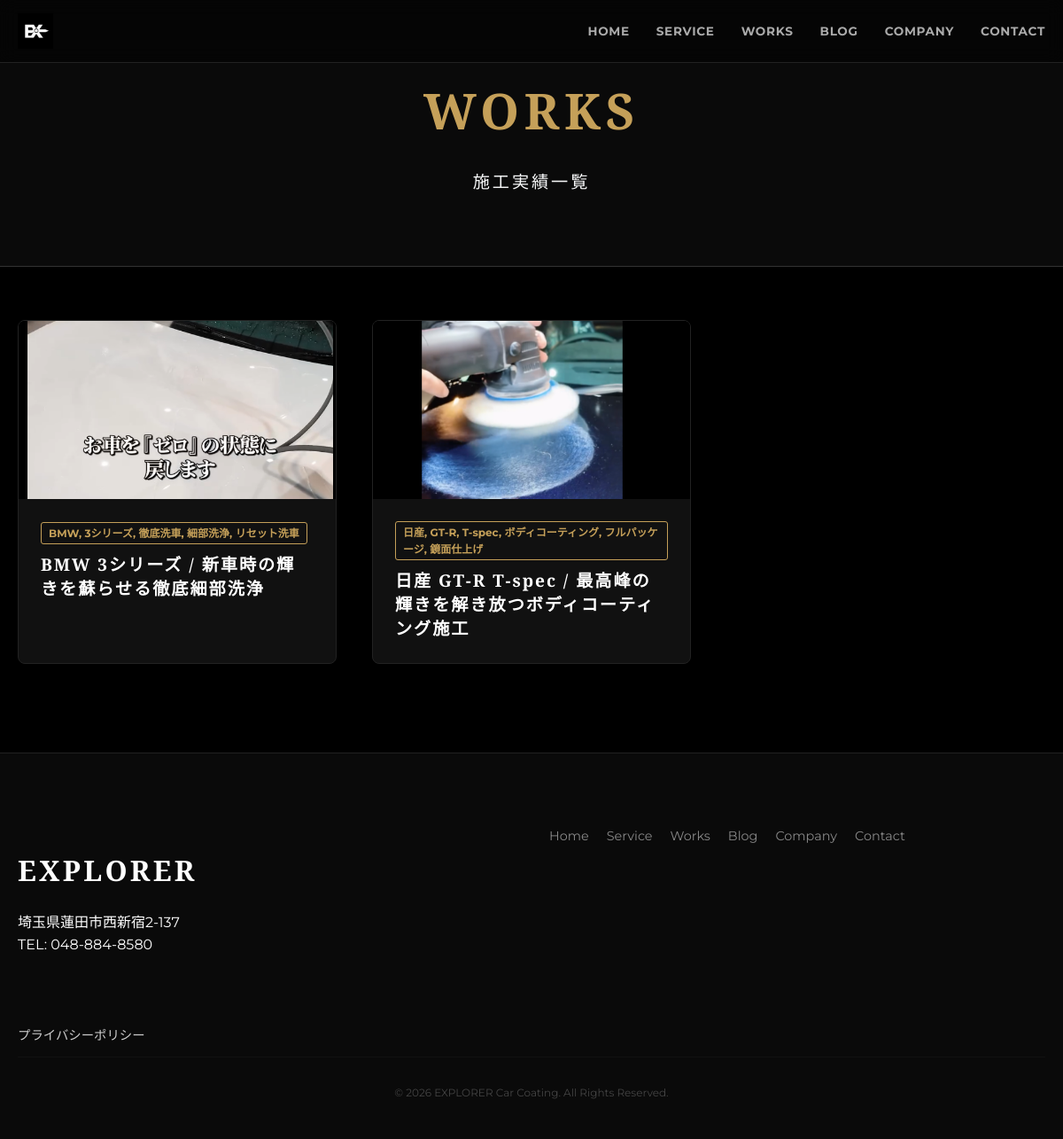
The app's page /works/ with its own data.
### web/models.py (models this page shows, shortened)
class Post(models.Model):
    CATEGORY_CHOICES = [
        ('Blog', 'Blog'),
        ('Works', 'Works'),
    ]
    STATUS_CHOICES = [
        ('Draft', 'Draft'),
        ('Published', 'Published'),
    ]
    title = models.CharField(max_length=200)
    category = models.CharField(max_length=20, choices=CATEGORY_CHOICES, default='Blog')
    thumbnail = models.ImageField(upload_to='thumbnails/', null=True, blank=True)
    image = models.FileField(upload_to='post_images/', null=True, blank=True)
    tag = models.CharField(max_length=50, null=True, blank=True)
    content = models.TextField()
    status = models.CharField(max_length=20, choices=STATUS_CHOICES, default='Published')
    created_at = models.DateTimeField(auto_now_add=True)

### web/views.py (the view)
# urls.py: path('works/', views.WorksView.as_view(), name='works'),
class WorksView(TemplateView):
    template_name = 'works.html'
    def get_context_data(self, **kwargs):
        context = super().get_context_data(**kwargs)
        context['posts'] = Post.objects.filter(category='Works', status='Published').order_by('-created_at')
        return context

### web/templates/works.html (shortened to what this page needs)
{% extends 'base.html' %}
{% load static %}
{% block content %}
<div class="page-header" style="padding: 80px 0 60px; text-align: center; border-bottom: 1px solid #333; margin-bottom: 50px;">
    <h1 style="font-family: 'Cinzel', serif; font-weight: 900; letter-spacing: 0.1em; text-transform: uppercase; font-size: 3.5rem; color: #c5a059; margin: 0;">
        WORKS
    </h1>
    <p style="color: #f8f9fa; font-size: 1.2rem; font-weight: 400; letter-spacing: 0.15em; margin-top: 20px;">
        施工実績一覧
    </p>
</div>
<div class="container" style="margin-bottom: 100px;">
    <div class="works-grid">
        {% for post in posts %}
        <a href="{% url 'post_detail' post.id %}" class="work-card">
            <div class="work-img-frame">
                {% if post.thumbnail %}
                <img src="{{ post.thumbnail.url }}" class="work-img">
                {% endif %}
            </div>
            <div class="work-info">
                {% if post.tag %}<span class="work-tag">{{ post.tag }}</span>{% endif %}
                <h3 class="work-title">{{ post.title }}</h3>
            </div>
        </a>
        {% empty %}
        <p style="color:#666; text-align:center; grid-column: 1/-1;">施工実績がありません。</p>
        {% endfor %}
    </div>
</div>
{% endblock %}

### web/templates/base.html (style rules this page uses)
body { font-family: 'Noto Sans JP', 'Montserrat', sans-serif; background-color: #000; color: #fff; margin: 0; padding: 0; line-height: 1.6; }
h1, h2, h3, h4, h5, h6, .section-title, .service-title, .card-title, .nav-links a, .navbar-brand { font-family: 'Cinzel', serif !important; letter-spacing: 0.1em; }
a { text-decoration: none; transition: 0.3s; }
.container { max-width: 1200px; margin: 0 auto; padding: 0 20px; }

### web/templates/works.html (style rules this page uses)
.page-header { padding-top: 150px; padding-bottom: 80px; text-align: center; background: #0a0a0a; }
.works-grid { display: grid; grid-template-columns: repeat(auto-fill, minmax(350px, 1fr)); gap: 40px; margin-top: 60px; }
.work-card { display: block; background: #111; text-decoration: none; border: 1px solid #222; transition: 0.3s; border-radius: 8px; overflow: hidden; }
.work-img-frame { width: 100%; aspect-ratio: 16/9; position: relative; overflow: hidden; background: #000; }
.work-img { width: 100%; height: 100%; object-fit: cover; transition: transform 0.6s; }
.work-info { padding: 25px; }
.work-tag { color: #c5a059; font-size: 0.75rem; font-weight: bold; margin-bottom: 10px; display: block; border: 1px solid #c5a059; padding: 2px 8px; display: inline-block; border-radius: 3px; }
.work-title { color: #fff; font-size: 1.2rem; font-weight: bold; line-height: 1.4; margin: 0; }

### records on screen
Post: thumbnail (picture), tag "BMW, 3シリーズ, 徹底洗車, 細部洗浄, リセット洗車", title "BMW 3シリーズ / 新車時の輝きを蘇らせる徹底細部洗浄"
Post: thumbnail (picture), tag "日産, GT-R, T-spec, ボディコーティング, フルパッケージ, 鏡面仕上げ", title "日産 GT-R T-spec / 最高峰の輝きを解き放つボディコーティング施工"
